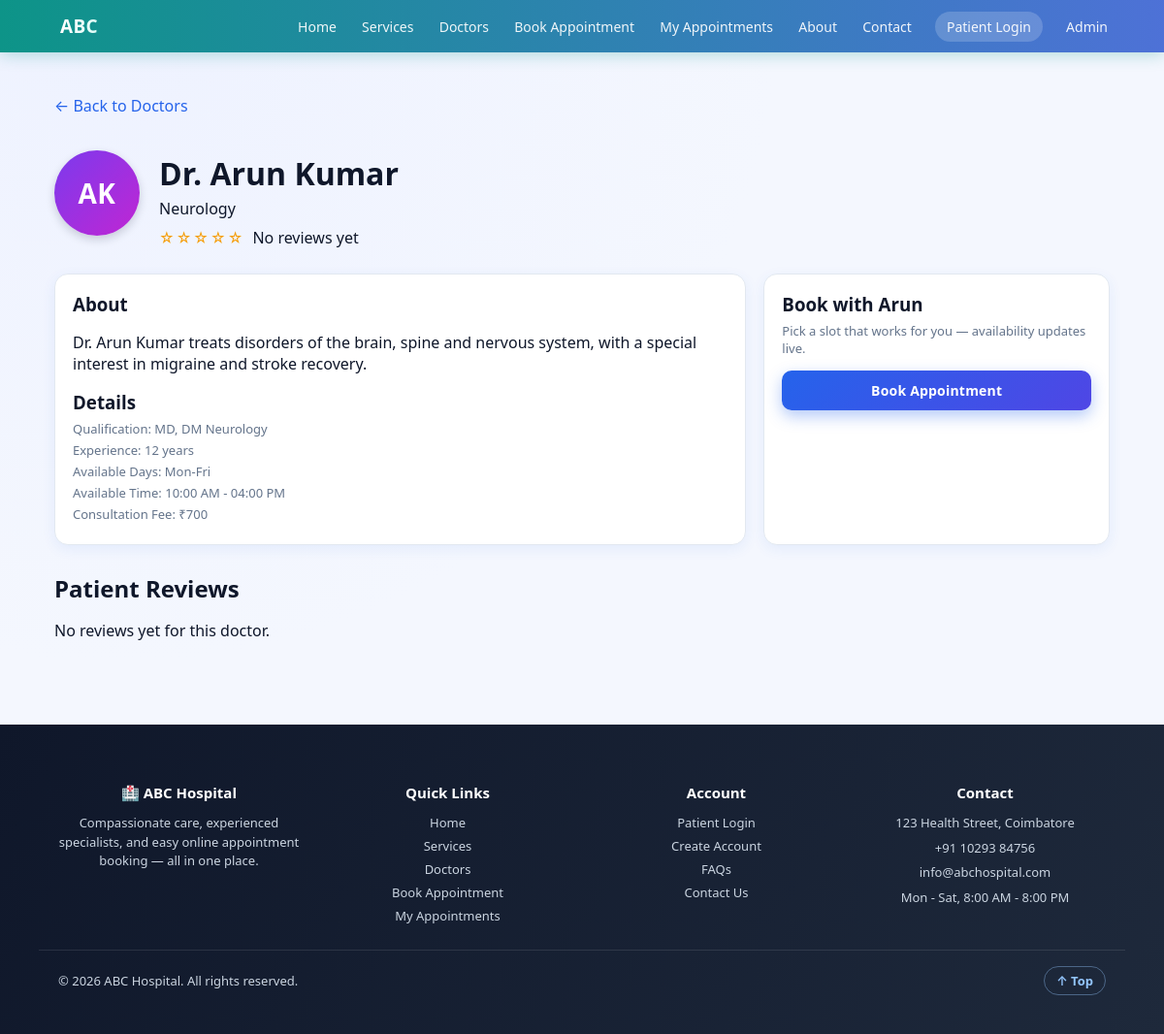
Page /doctor.php?id=2 on the committed database.
### tables this page shows
CREATE TABLE doctors (
    doctor_id INTEGER PRIMARY KEY AUTOINCREMENT,
    name TEXT NOT NULL,
    department TEXT NOT NULL,
    qualification TEXT,
    experience INTEGER,
    phone TEXT,
    email TEXT,
    available_days TEXT,
    available_time TEXT
, bio TEXT, fee INTEGER);

### includes/functions.php (called while the page is built, shortened)
<?php
function doctorAvatarInitials(string $name): string
{
    $clean = trim(str_ireplace('Dr.', '', $name));
    $parts = preg_split('/\s+/', $clean);
    $initials = '';
    foreach ($parts as $p) {
        if ($p !== '') { $initials .= strtoupper($p[0]); }
        if (strlen($initials) >= 2) break;
    }
    return $initials !== '' ? $initials : 'DR';
}
function doctorAvatarColor(int $doctorId): string
{
    $palette = [
        'linear-gradient(135deg,#2563EB,#4F46E5)',
        'linear-gradient(135deg,#0D9488,#0891B2)',
        'linear-gradient(135deg,#7C3AED,#C026D3)',
        'linear-gradient(135deg,#DB2777,#F97316)',
        'linear-gradient(135deg,#059669,#10B981)',
        'linear-gradient(135deg,#EA580C,#DC2626)',
    ];
    return $palette[$doctorId % count($palette)];
}
function ratingStars(float $avg): string
{
    $full = (int)round($avg);
    $out = '';
    for ($i = 1; $i <= 5; $i++) {
        $out .= $i <= $full ? '★' : '☆';
    }
    return $out;
}
function doctorRating(PDO $pdo, int $doctorId): array
{
    $stmt = $pdo->prepare("SELECT COUNT(*) AS c, AVG(rating) AS a FROM reviews WHERE doctor_id = ? AND status = 'Approved'");
    $stmt->execute([$doctorId]);
    $row = $stmt->fetch(PDO::FETCH_ASSOC);
    $count = (int)($row['c'] ?? 0);
    $avg = $count > 0 ? round((float)$row['a'], 1) : 0.0;
    return ['count' => $count, 'avg' => $avg];
}

### doctor.php (the view, shortened to what this page needs)
<?php
require __DIR__ . '/database/connect.php';
$id = (int)($_GET['id'] ?? 0);
$stmt = $pdo->prepare('SELECT * FROM doctors WHERE doctor_id = ?');
$stmt->execute([$id]);
$doc = $stmt->fetch(PDO::FETCH_ASSOC);
$rating = doctorRating($pdo, $id);
$rstmt = $pdo->prepare("SELECT * FROM reviews WHERE doctor_id = ? AND status = 'Approved' ORDER BY created_at DESC LIMIT 20");
$rstmt->execute([$id]);
$reviews = $rstmt->fetchAll(PDO::FETCH_ASSOC);
require __DIR__ . '/includes/header.php';
?>
<p class="meta"><a href="doctors.php">&larr; Back to Doctors</a></p>
<div class="doctor-profile">
    <div class="doc-avatar doc-avatar-lg" style="background:<?php echo doctorAvatarColor($id); ?>"><?php echo doctorAvatarInitials($doc['name']); ?></div>
    <div>
        <h1 style="margin-bottom:4px;"><?php echo htmlspecialchars($doc['name']); ?></h1>
        <div class="dept"><?php echo htmlspecialchars($doc['department']); ?></div>
        <div class="doc-rating" style="margin-top:8px;">
            <span class="stars"><?php echo ratingStars($rating['avg']); ?></span>
            <?php if ($rating['count'] > 0): ?>
                <span class="meta"><?php echo $rating['avg']; ?> out of 5 (<?php echo $rating['count']; ?> review<?php echo $rating['count'] === 1 ? '' : 's'; ?>)</span>
            <?php else: ?>
                <span class="meta">No reviews yet</span>
            <?php endif; ?>
        </div>
    </div>
</div>
<div class="grid" style="grid-template-columns:2fr 1fr;margin-top:20px;">
    <div class="card">
        <h3>About</h3>
        <p><?php echo nl2br(htmlspecialchars($doc['bio'])); ?></p>
        <h3 style="margin-top:16px;">Details</h3>
        <p class="meta">Qualification: <?php echo htmlspecialchars($doc['qualification']); ?></p>
        <p class="meta">Experience: <?php echo (int)$doc['experience']; ?> years</p>
        <p class="meta">Available Days: <?php echo htmlspecialchars($doc['available_days']); ?></p>
        <p class="meta">Available Time: <?php echo htmlspecialchars($doc['available_time']); ?></p>
        <p class="meta">Consultation Fee: ₹<?php echo (int)$doc['fee']; ?></p>
    </div>
    <div class="card">
        <h3>Book with <?php echo htmlspecialchars(explode(' ', $doc['name'])[1] ?? $doc['name']); ?></h3>
        <p class="meta">Pick a slot that works for you — availability updates live.</p>
        <a class="btn btn-primary" href="appointment.php?doctor_id=<?php echo $id; ?>" style="width:100%;text-align:center;">Book Appointment</a>
    </div>
</div>
<h2 class="section-title" style="margin-top:28px;">Patient Reviews</h2>
<?php if (empty($reviews)): ?>
    <p class="meta">No reviews yet for this doctor.</p>
<?php endif; ?>
<?php require __DIR__ . '/includes/footer.php'; ?>

### css/style.css (style rules this page uses)
:root { --blue:#2563EB; --blue2:#3B82F6; --blue-dark:#1E3A8A; --green:#10B981; --green2:#059669; --red:#EF4444; --bg:#F4F7FE; --card:#FFFFFF; --border:#E2E8F0; --text:#0F172A; --muted:#64748B; --shadow:0 4px 14px rgba(37,99,235,0.08); --shadow-lg:0 12px 32px rgba(15,23,42,0.12); --radius:14px; }
* { box-sizing:border-box; }
html { scroll-behavior:smooth; }
body { margin:0;font-family:'Segoe UI',-apple-system,Roboto,Arial,sans-serif; background:radial-gradient(circle at 10% 0%, #EEF2FF 0%, var(--bg) 45%); color:var(--text);animation:pageFade .5s ease both; }
a { color:var(--blue);text-decoration:none;transition:color .2s ease; }
.btn { display:inline-block;padding:11px 20px;border-radius:10px;border:none;cursor:pointer; font-size:14px;font-weight:700;letter-spacing:.2px;position:relative;overflow:hidden; transition:transform .18s ease, box-shadow .18s ease, filter .18s ease; }
.btn-primary { background:linear-gradient(135deg,var(--blue),#4F46E5);color:#fff;box-shadow:0 6px 16px rgba(37,99,235,0.35); }
.grid { display:grid;gap:18px;grid-template-columns:repeat(auto-fit,minmax(240px,1fr)); }
.card { background:var(--card);border:1px solid var(--border);border-radius:var(--radius);padding:18px; box-shadow:var(--shadow);transition:transform .28s ease, box-shadow .28s ease, border-color .28s ease; opacity:0;transform:translateY(16px); }
.card.in-view { animation:cardIn .5s ease forwards; }
.card h3 { margin:0 0 6px; }
.card .meta { color:var(--muted);font-size:13px;margin:4px 0; }
.card .btn { margin-top:10px; }
.section-title { margin:8px 0 14px; }
.doc-avatar { width:54px;height:54px;border-radius:50%;display:flex;align-items:center;justify-content:center; color:#fff;font-weight:800;font-size:18px;letter-spacing:.5px;flex-shrink:0;box-shadow:0 4px 10px rgba(15,23,42,0.18); margin-bottom:10px; }
.doc-avatar-lg { width:88px;height:88px;font-size:28px;margin-bottom:0; }
.doctor-profile { display:flex;align-items:center;gap:20px;flex-wrap:wrap; }
.doc-rating { margin:6px 0;display:flex;align-items:center;gap:8px;flex-wrap:wrap; }
.stars { color:#F59E0B;letter-spacing:2px;font-size:15px; }

### rows in the picture
doctors: name "AK", name "Dr. Arun Kumar", department "Neurology", bio "Dr. Arun Kumar treats disorders of the brain, spine and nervous system, with a special interest in migraine and stroke recovery.", qualification "MD, DM Neurology", experience "12", available_days "Mon-Fri", available_time "10:00 AM - 04:00 PM", fee "700", name "Arun"

### other values in the picture
ratingStars($rating['avg']) "☆☆☆☆☆"
